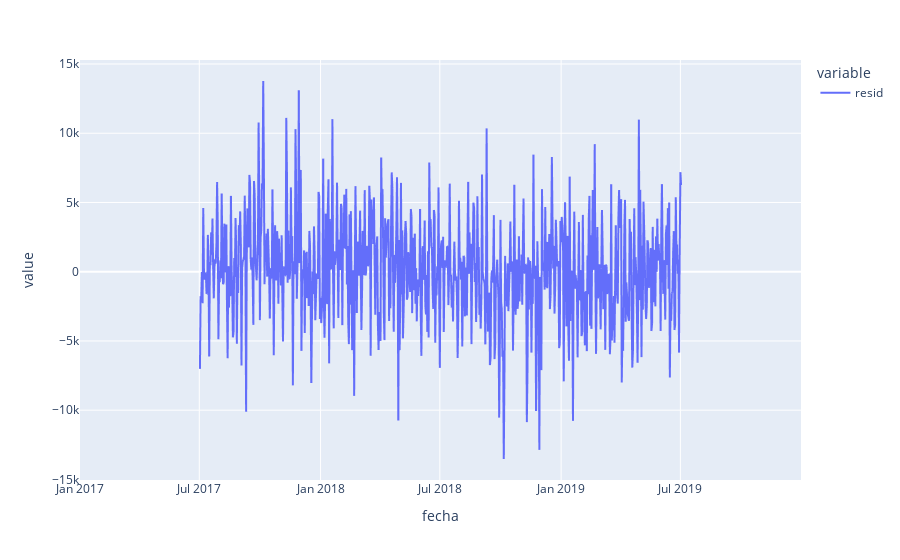

The notebook cell this image was saved under:
### Code cell
grafico2 = px.line(result.resid)
grafico2.show()

### Figure 1 — Plotly figure (JSON) as saved in the notebook; plotly's stock layout.template omitted (floating-point values rounded to 4 significant figures; data arrays with more than 128 entries replaced by an {"elided": "..."} marker saying what was removed)
{"data": [{"hovertemplate": "variable=resid<br>fecha=%{x}<br>value=%{y}<extra></extra>", "legendgroup": "resid", "line": {"color": "#636efa", "dash": "solid"}, "marker": {"symbol": "circle"}, "mode": "lines", "name": "resid", "showlegend": true, "type": "scattergl", "x": {"elided": "1095 str values"}, "xaxis": "x", "y": {"elided": "1095 float values"}, "yaxis": "y"}], "layout": {"legend": {"title": {"text": "variable"}, "tracegroupgap": 0}, "margin": {"t": 60}, "xaxis": {"anchor": "y", "domain": [0, 1], "title": {"text": "fecha"}}, "yaxis": {"anchor": "x", "domain": [0, 1], "title": {"text": "value"}}}}
